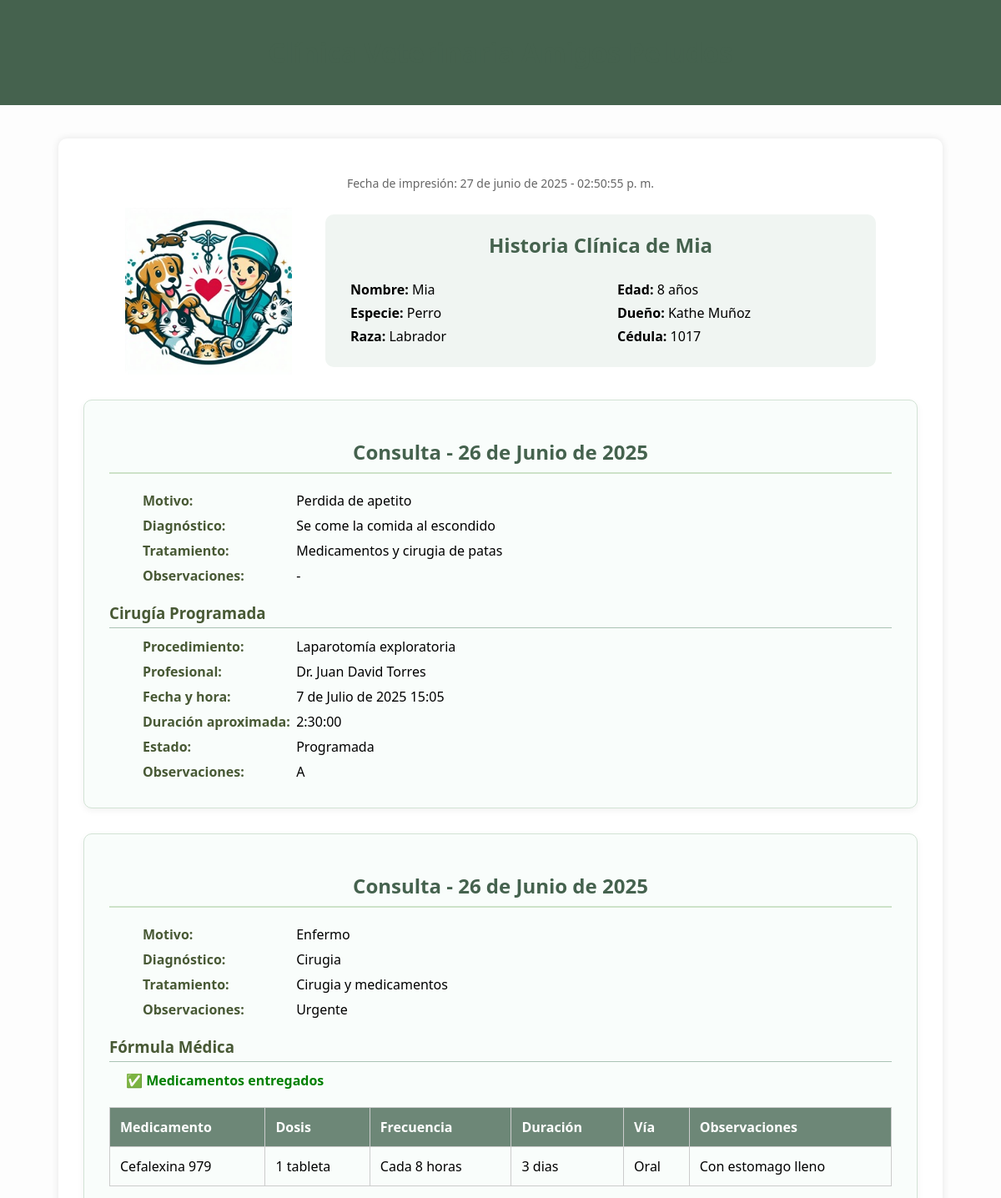
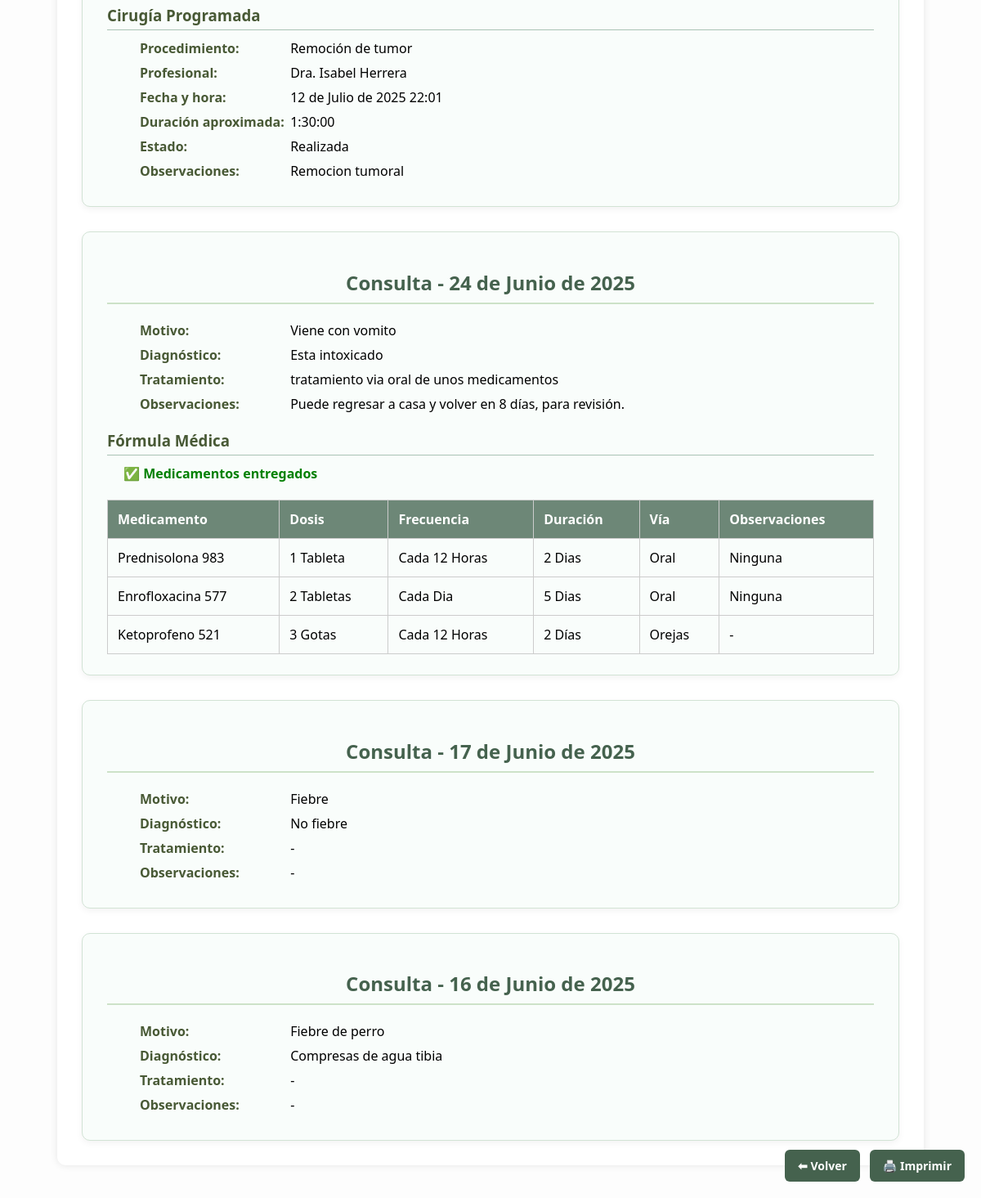
/mascotas/1/historia/, run on the app's committed database (2 pictures, top to bottom).
### principal/models.py (models this page shows, shortened)
class Mascota(models.Model):
    nombre_mascota = models.CharField(max_length=100)
    especie = models.CharField(max_length=50, blank=True)
    raza = models.CharField(max_length=50, blank=True)
    edad = models.PositiveIntegerField(null=True, blank=True)
    cliente = models.ForeignKey(Cliente, on_delete=models.CASCADE, related_name='mascotas')
    activo = models.BooleanField(default=True)

class Cliente(models.Model):
    nombre = models.CharField(max_length=100)
    cedula = models.CharField(max_length=20, unique=True)
    telefono = models.CharField(max_length=20, blank=True, null=True)
    direccion = models.CharField(max_length=255, blank=True, null=True)
    activo = models.BooleanField(default=True)

class Consulta(models.Model):
    fecha = models.DateField()
    motivo = models.TextField(blank=True)
    diagnostico = models.TextField(blank=True)
    tratamiento = models.TextField(blank=True, null=True)
    observaciones = models.TextField(blank=True, null=True)
    req_medicamentos = models.BooleanField(default=False)
    req_cirugia = models.BooleanField(default=False)
    mascota = models.ForeignKey(Mascota, on_delete=models.CASCADE, related_name='consultas')
    med_entregado = models.BooleanField(default=False)
    activo = models.BooleanField(default=True)

class Cirugia(models.Model):
    mascota = models.ForeignKey(Mascota, on_delete=models.CASCADE, related_name='cirugias')
    profesional = models.ForeignKey(Profesional, on_delete=models.SET_NULL, null=True, related_name='cirugias')
    procedimiento = models.CharField(max_length=255)
    descripcion_proced = models.TextField(blank=True, null=True)
    fecha_prog = models.DateField()
    hora_prog = models.TimeField()
    duracion_aprox = models.DurationField()
    estado = models.CharField(max_length=100)
    observaciones_cirugia = models.TextField(blank=True, null=True)
    consulta = models.ForeignKey(Consulta, on_delete=models.CASCADE, related_name='cirugia', null=True, blank=True)
    activo = models.BooleanField(default=True)

class Profesional(models.Model):
    nombre_prof = models.CharField(max_length=100)
    tarjeta_profesional = models.CharField(max_length=50, unique=True)
    telefono = models.CharField(max_length=20, blank=True, null=True)
    especialidad = models.CharField(max_length=100, blank=True, null=True)
    activo = models.BooleanField(default=True)

class FormulaMedica(models.Model):
    consulta = models.ForeignKey(Consulta, on_delete=models.CASCADE, related_name='formulas')
    medicamento = models.ForeignKey(Medicamento, on_delete=models.CASCADE, related_name='formulas')
    dosis = models.CharField(max_length=100)
    frecuencia = models.CharField(max_length=100)
    duracion = models.CharField(max_length=100)
    via_administracion = models.CharField(max_length=100)
    observaciones = models.TextField(blank=True, null=True)
    fecha_creacion = models.DateTimeField(auto_now_add=True)

class Medicamento(models.Model):
    nombre_med = models.CharField(max_length=100)
    presentacion = models.CharField(max_length=100)
    stock_disponible = models.IntegerField()
    fecha_vencimiento = models.DateField()
    activo = models.BooleanField(default=True)

### principal/views.py (the view)
# urls.py: path('mascotas/<int:mascota_id>/historia/', views.historia_clinica, name='historia_clinica'),
def historia_clinica(request, mascota_id):
    mascota = get_object_or_404(Mascota, id=mascota_id)
    consultas = mascota.consultas.select_related('mascota', 'mascota__cliente').prefetch_related('formulas__medicamento', 'cirugia').order_by('-fecha')
    hora_actual = datetime.now().strftime('%d/%m/%Y %H:%M:%S')
    return render(request, 'principal/historia_clinica.html', {
        'mascota': mascota,
        'consultas': consultas,
        'hora_actual': hora_actual
    })

### principal/templates/principal/historia_clinica.html (shortened to what this page needs)
{% load static %}
<!DOCTYPE html>
<html lang="es">
<head>
</head>
<body>
<header>
    <h1>Clínica Veterinaria Amigos Peludos</h1>
</header>
<div class="floating-buttons">
    <a href="#" onclick="history.back(); return false;" class="btn">⬅ Volver</a>
    {% if consultas %}
        <a href="#" onclick="window.print(); return false;" class="btn">🖨️ Imprimir</a>
    {% endif %}
</div>
<div class="container">
    <p class="fecha-impresion" id="fechaImpresion"></p>
    <div class="cabecera">
        <div class="logo">
            <img src="{% static 'principal/img/Logo.png' %}" alt="Logo Veterinaria Amigos Peludos">
        </div>
        <div class="datos-mascota">
            <h2>Historia Clínica de {{ mascota.nombre_mascota }}</h2>
            <div class="info-columns">
                <div>
                    <p><strong>Nombre:</strong> {{ mascota.nombre_mascota }}</p>
                    <p><strong>Especie:</strong> {{ mascota.especie }}</p>
                    <p><strong>Raza:</strong> {{ mascota.raza }}</p>
                </div>
                <div>
                    <p><strong>Edad:</strong> {{ mascota.edad }} años</p>
                    <p><strong>Dueño:</strong> {{ mascota.cliente.nombre }}</p>
                    <p><strong>Cédula:</strong> {{ mascota.cliente.cedula }}</p>
                </div>
            </div>
        </div>
    </div>
    {% for consulta in consultas %}
    <div class="consulta">
        <h2>Consulta - {{ consulta.fecha }}</h2>
        <div class="subseccion">
            <p><strong>Motivo:</strong> {{ consulta.motivo|default:"-" }}</p>
            <p><strong>Diagnóstico:</strong> {{ consulta.diagnostico|default:"-" }}</p>
            <p><strong>Tratamiento:</strong> {{ consulta.tratamiento|default:"-" }}</p>
            <p><strong>Observaciones:</strong> {{ consulta.observaciones|default:"-" }}</p>
        </div>
        {% if consulta.formulas.all %}
        <div class="subseccion">
            <h3>Fórmula Médica</h3>
            {% if consulta.med_entregado %}
                <p class="entregado ok">✅ Medicamentos entregados</p>
            {% else %}
                <p class="entregado pendiente">⚠️ Medicamentos pendientes de entrega</p>
            {% endif %}
            <table>
                <thead>
                    <tr>
                        <th>Medicamento</th>
                        <th>Dosis</th>
                        <th>Frecuencia</th>
                        <th>Duración</th>
                        <th>Vía</th>
                        <th>Observaciones</th>
                    </tr>
                </thead>
                <tbody>
                    {% for formula in consulta.formulas.all %}
                    <tr>
                        <td>{{ formula.medicamento.nombre_med }}</td>
                        <td>{{ formula.dosis }}</td>
                        <td>{{ formula.frecuencia }}</td>
                        <td>{{ formula.duracion }}</td>
                        <td>{{ formula.via_administracion }}</td>
                        <td>{{ formula.observaciones|default:"-" }}</td>
                    </tr>
                    {% endfor %}
                </tbody>
            </table>
        </div>
        {% endif %}
        {% if consulta.cirugia.exists %}
        {% with consulta.cirugia.first as cirugia %}
        <div class="subseccion">
            <h3>Cirugía Programada</h3>
            <p><strong>Procedimiento:</strong> {{ cirugia.procedimiento }}</p>
            <p><strong>Profesional:</strong> {{ cirugia.profesional.nombre_prof }}</p>
            <p><strong>Fecha y hora:</strong> {{ cirugia.fecha_prog }} {{ cirugia.hora_prog }}</p>
            <p><strong>Duración aproximada:</strong> {{ cirugia.duracion_aprox }}</p>
            <p><strong>Estado:</strong> {{ cirugia.estado }}</p>
            <p><strong>Observaciones:</strong> {{ cirugia.observaciones_cirugia|default:"-" }}</p>
        </div>
        {% endwith %}
        {% endif %}
    </div>
    {% empty %}
    <p style="text-align:center; font-size: 18px; color: #666;">No hay consultas registradas para esta mascota.</p>
    <div style="text-align: center; margin-top: 30px;">
    </div>
    {% endfor %}
</div>
</body>
</html>

### principal/templates/principal/historia_clinica.html (style rules this page uses)
body { font-family: 'Segoe UI', sans-serif; margin: 0; padding: 0; background: #fdfdfd; }
header { background-color: #45624E; color: white; padding: 20px; display: flex; align-items: center; justify-content: center; gap: 20px; }
.container { max-width: 1000px; margin: 40px auto; background: white; border-radius: 10px; box-shadow: 0 0 10px rgba(0,0,0,0.1); padding: 30px; }
h1 { color: #45624E; text-align: center; }
.fecha-impresion { text-align: center; font-size: 14px; color: #666; margin-bottom: 20px; }
.cabecera { display: flex; align-items: center; justify-content: center; gap: 40px; margin-bottom: 30px; flex-wrap: wrap; }
.logo { display: flex; align-items: center; justify-content: center; max-width: 200px; }
.logo img { height: auto; max-height: 100%; width: auto; max-width: 100%; }
.datos-mascota { background-color: #f0f5f2; padding: 20px 30px; border-radius: 10px; flex: 1; min-width: 280px; max-width: 600px; }
.datos-mascota h2 { margin-top: 0; color: #45624E; text-align: center; }
.info-columns { display: flex; gap: 40px; flex-wrap: wrap; }
.info-columns div { flex: 1; min-width: 180px; }
.info-columns p { margin: 6px 0; }
table { width: 100%; border-collapse: collapse; margin-top: 20px; }
th, td { padding: 12px; border: 1px solid #ccc; text-align: left; }
th { background-color: #6D8777; color: white; }
.btn { display: inline-block; margin-top: 30px; background-color: #45624E; color: white; padding: 12px 20px; text-decoration: none; border-radius: 6px; font-weight: bold; transition: background-color 0.3s ease; }
.subseccion { margin-top: 20px; }
.entregado { font-weight: bold; margin-bottom: 10px; }
.entregado.ok { color: green; }
.consulta { background-color: #f9fdfb; border: 1px solid #d2e3d5; border-radius: 10px; padding: 25px 30px; margin-top: 30px; box-shadow: 0 3px 8px rgba(0,0,0,0.05); }
.consulta h2 { color: #45624E; text-align: center; margin-bottom: 20px; border-bottom: 2px solid #cde2c8; padding-bottom: 8px; }
.subseccion h3 { color: #485935; margin-bottom: 10px; border-bottom: 1px solid #aac3b4; padding-bottom: 5px; }
.subseccion p { margin: 6px 0; line-height: 1.5; text-align: justify; text-indent: 20px; }
.subseccion p strong { display: inline-block; width: 200px; color: #485935; }
.floating-buttons { position: fixed; bottom: 20px; right: 20px; display: flex; gap: 12px; z-index: 1000; }
.floating-buttons .btn { margin-top: 0; padding: 10px 16px; font-size: 14px; }
body { zoom: 0.9; }
.btn { display: none !important; }
header, .cabecera, .consulta { page-break-inside: avoid; }
.logo img { height: 80px !important; }
.container { margin: 10mm auto; padding: 15mm; box-shadow: none; border: none; }
.datos-mascota { padding: 10px 20px; }
.consulta { margin-top: 20px; padding: 15px 20px; }
h1, h2, h3 { margin-top: 10px; margin-bottom: 10px; }

### data on the page
Mascota: nombre_mascota "Mia", especie "Perro", raza "Labrador", edad "8", cliente.nombre "Kathe Muñoz", cliente.cedula "1017"
Consulta: fecha "26 de Junio de 2025", motivo "Perdida de apetito", diagnostico "Se come la comida al escondido", tratamiento "Medicamentos y cirugia de patas", observaciones "-", cirugia.first.procedimiento "Laparotomía exploratoria", cirugia.first.profesional.nombre_prof "Dr. Juan David Torres", cirugia.first.fecha_prog "7 de Julio de 2025", cirugia.first.hora_prog "15:05", cirugia.first.duracion_aprox "2:30:00", cirugia.first.estado "Programada", cirugia.first.observaciones_cirugia "A"
Consulta: fecha "26 de Junio de 2025", motivo "Enfermo", diagnostico "Cirugia", tratamiento "Cirugia y medicamentos", observaciones "Urgente", med_entregado "✅ Medicamentos entregados", cirugia.first.procedimiento "Remoción de tumor", cirugia.first.profesional.nombre_prof "Dra. Isabel Herrera", cirugia.first.fecha_prog "12 de Julio de 2025", cirugia.first.hora_prog "22:01", cirugia.first.duracion_aprox "1:30:00", cirugia.first.estado "Realizada", cirugia.first.observaciones_cirugia "Remocion tumoral"
FormulaMedica: medicamento.nombre_med "Cefalexina 979", dosis "1 tableta", frecuencia "Cada 8 horas", duracion "3 dias", via_administracion "Oral", observaciones "Con estomago lleno"
Consulta: fecha "24 de Junio de 2025", motivo "Viene con vomito", diagnostico "Esta intoxicado", tratamiento "tratamiento via oral de unos medicamentos", observaciones "Puede regresar a casa y volver en 8 días, para revisión.", med_entregado "✅ Medicamentos entregados"
FormulaMedica: medicamento.nombre_med "Prednisolona 983", dosis "1 Tableta", frecuencia "Cada 12 Horas", duracion "2 Dias", via_administracion "Oral", observaciones "Ninguna"
FormulaMedica: medicamento.nombre_med "Enrofloxacina 577", dosis "2 Tabletas", frecuencia "Cada Dia", duracion "5 Dias", via_administracion "Oral", observaciones "Ninguna"
FormulaMedica: medicamento.nombre_med "Ketoprofeno 521", dosis "3 Gotas", frecuencia "Cada 12 Horas", duracion "2 Días", via_administracion "Orejas", observaciones "-"
Consulta: fecha "17 de Junio de 2025", motivo "Fiebre", diagnostico "No fiebre", tratamiento "-", observaciones "-"
Consulta: fecha "16 de Junio de 2025", motivo "Fiebre de perro", diagnostico "Compresas de agua tibia", tratamiento "-", observaciones "-"
